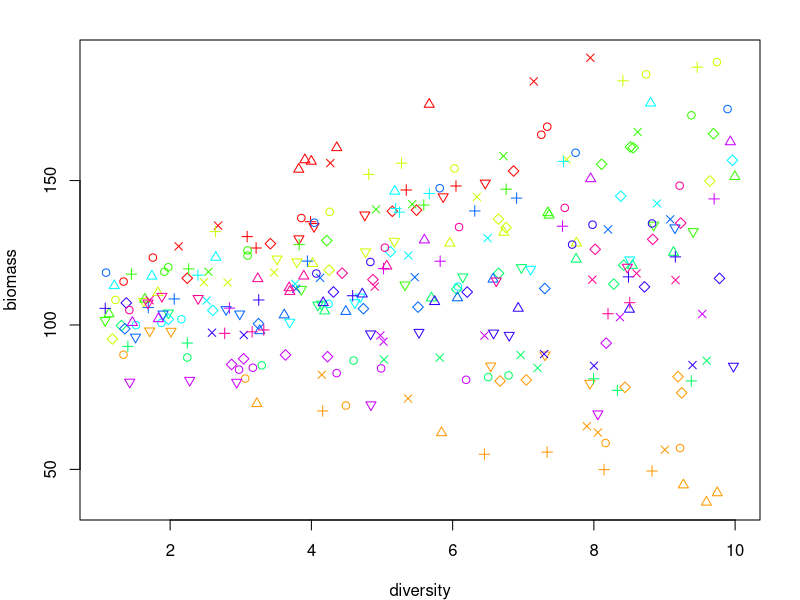

This chart was generated by the following R code:
# make data for example analysis 1
set.seed(231011)
n_plots = 10
n_subplots = 6
n_reps = 5

intercepts_plots = rnorm(n_plots, 100, 8)
slopes_plots = rnorm(n_plots, 2, 3)
intercepts = matrix(nrow = n_plots, ncol = n_subplots)
for(i in 1:n_plots) {
  intercepts[i,] = rnorm(n_subplots, intercepts_plots[i], 5)
}

slopes = matrix(nrow = n_plots, ncol = n_subplots)
for(i in 1:n_plots) {
  slopes[i,] = rnorm(n_subplots, slopes_plots[i], 2)
}

error = 2

# "TRUE" result is:
# plot intercept variability: 8
# plot slope variability: 3
# plot/subplot intercept variability: 5
# plot/subplot slope variability: 2
# resid error: 2


bdat = data.frame(plot = rep(1:n_plots, each = n_subplots*n_reps),
                  subplot = rep(1:n_subplots, each = n_reps),
                  diversity = runif(n_plots*n_subplots*n_reps, 1, 10),
                  biomass = NA)

bdat$biomass=intercepts[cbind(bdat$plot, bdat$subplot)] + slopes[cbind(bdat$plot, bdat$subplot)]*bdat$diversity + rnorm(nrow(bdat), 0, error)

write.csv(bdat, "dataset_2.csv", row.names = FALSE)

# plot
par(mar=c(4,4,2,2))
plot(biomass~diversity, col = rainbow(n_plots)[plot], pch = subplot, data = bdat)


# analyse
require(nlme)
mod0 = glm(biomass~1, data = bdat) # note - if we want to fit a model without random effects, we need to use "glm"
mod1 = lme(biomass~1, random = ~1|plot, data = bdat, method = "ML")
AIC(mod0, mod1) # more complex model (mod1) is an improvement

mod2 = lme(biomass~diversity, random = ~1|plot, data = bdat, method = "ML")
anova(mod1, mod2) # significant improvement with more complex model

mod3 = lme(biomass~diversity, random = ~1+diversity|plot, data = bdat, method = "ML")
anova(mod2, mod3) # significant improvement with more complex model

# now we need to get a bit creative
mod4 = lme(biomass~diversity, random = ~1|plot/subplot, data = bdat, method = "ML")
anova(mod2, mod4) # significant improvement with more complex model

AIC(mod3, mod4) # mod3 performs better

mod5 = lme(biomass~diversity, random = ~1+diversity|plot/subplot, data = bdat, method = "ML")
anova(mod4, mod5) # significant improvement with more complex model

# mod5 "wins" - re-fit with REML and interpret

mod5_reml = update(mod5, method = "REML")

summary(mod5_reml) # what do p-values tell us?
 
VarCorr(mod5_reml) # how do these compare to our expectations?
